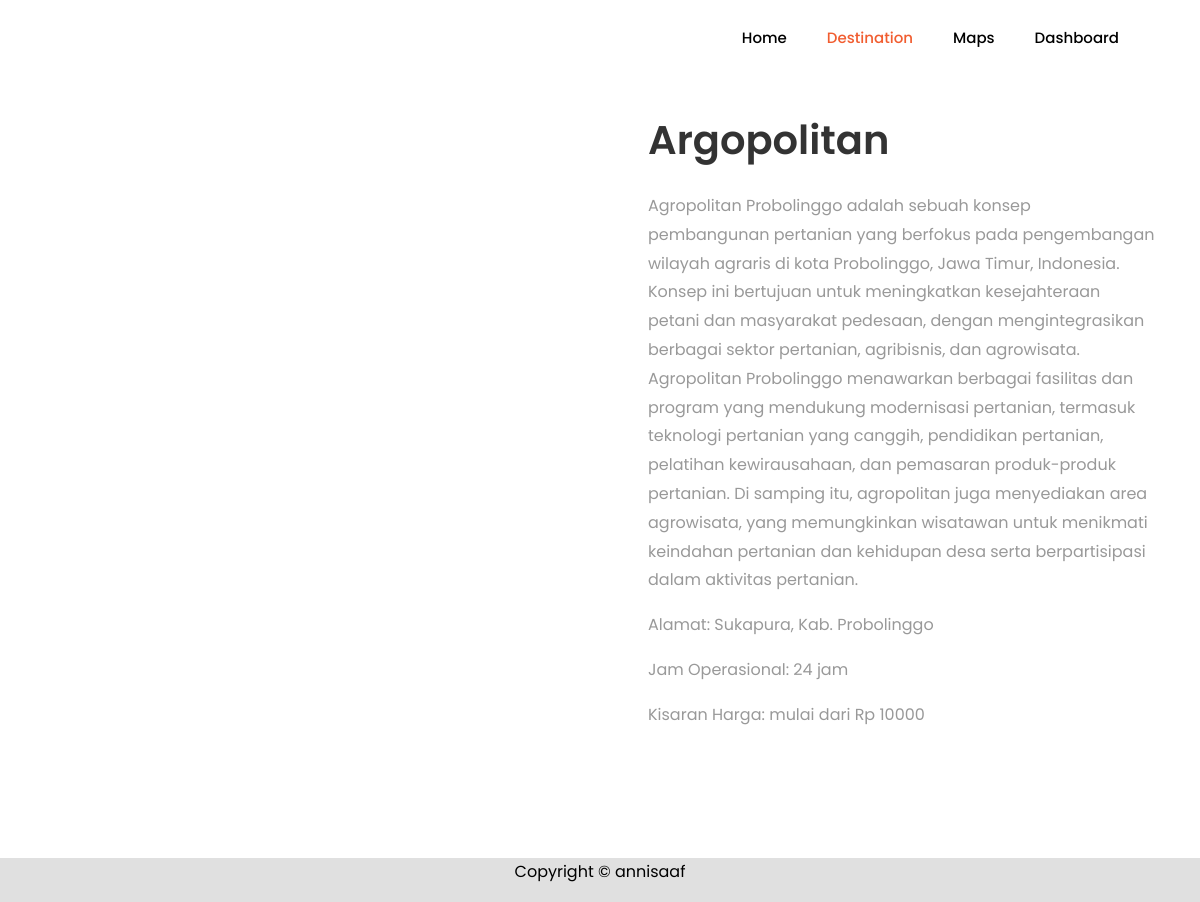
/tugas_akhir/konten/LK00011.php, run on the app's committed database.
### tables this page shows
CREATE TABLE `tb_konten` (
  `id_konten` varchar(255) NOT NULL,
  `id` varchar(255) NOT NULL,
  `deskripsi` longtext NOT NULL,
  `gambar_1` varchar(255) NOT NULL,
  `gambar_2` varchar(255) NOT NULL,
  `gambar_3` varchar(255) NOT NULL,
  `gambar_4` varchar(255) NOT NULL
);

CREATE TABLE `tb_lokasi` (
  `id` varchar(11) NOT NULL,
  `nama` varchar(255) NOT NULL,
  `gambar` varchar(255) NOT NULL,
  `kategori` varchar(255) NOT NULL,
  `lokasi` varchar(999) NOT NULL,
  `rate` varchar(100) NOT NULL,
  `kisaran_harga` varchar(100) NOT NULL,
  `jam_buka` varchar(255) NOT NULL,
  `latitude` varchar(255) NOT NULL,
  `longitude` varchar(255) NOT NULL,
  `redirect_link` varchar(255) NOT NULL
);

### tugas_akhir/konten/LK00011.php (the view, shortened to what this page needs)
<!DOCTYPE html>
<html lang="en">
<head>
	<link rel="stylesheet" href="https://stackpath.bootstrapcdn.com/font-awesome/4.7.0/css/font-awesome.min.css">
	<link rel="stylesheet" href="../css/animate.css">
	<link rel="stylesheet" href="../css/owl.carousel.min.css">
	<link rel="stylesheet" href="../css/owl.theme.default.min.css">
	<link rel="stylesheet" href="../css/magnific-popup.css">
	<link rel="stylesheet" href="../css/bootstrap-datepicker.css">
	<link rel="stylesheet" href="../css/jquery.timepicker.css">
	<link rel="stylesheet" href="../css/flaticon.css">
	<link rel="stylesheet" href="../css/style.css">
</head>
<body>
	<nav class="navbar navbar-expand-lg navbar-dark ftco_navbar bg-dark ftco-navbar-light" id="ftco-navbar">
		<div class="container">
			<div class="collapse navbar-collapse" id="ftco-nav">
				<ul class="navbar-nav ml-auto">
					<li class="nav-item"><a href="/tugas_akhir/index.php" class="nav-link" style="color:black;">Home</a></li>
					<li class="nav-item active"><a href="/tugas_akhir/destination.php" class="nav-link">Destination</a></li>
					<li class="nav-item"><a href="/tugas_akhir/mappings.php" class="nav-link" style="color:black;">Maps</a></li>
					<li class="nav-item"><a href="/tugas_akhir/dashboard-t/aplikasi/admin/dashboard.php" class="nav-link" style="color:black;">Dashboard</a></li>
				</ul>
			</div>
		</div>
	</nav>
    <?php
	include "../koneksi.php";
		$query =  mysqli_query($koneksi, 'SELECT * FROM tb_konten b INNER JOIN tb_lokasi j ON b.id = j.id WHERE b.id = "LK00011"');
		while ($d = mysqli_fetch_assoc($query)) {
	?>
		<section class="ftco-section services-section">
			<div class="container">
				<div class="row d-flex">
					<div class="col-md-6 order-md-last heading-section pl-md-5 ftco-animate d-flex align-items-center">
						<div class="w-100">
							<h2 class="mb-4"><?php echo $d['nama']?></h2>
							<p><?php echo $d['deskripsi']?></p>
							<p>Alamat: <?php echo $d['lokasi']?></p2>
                            <p>Jam Operasional: <?php echo $d['jam_buka']?></p2>
                            <p>Kisaran Harga: mulai dari Rp <?php echo $d['kisaran_harga']?></p2>
						</div>
					</div>
					<div class="col-md-6">
							<?php } ?>
					</div>
				</div>
			</div>
		</section>
<footer class="" style="background-color: #E0E0E0;">
	<div class="row">
		<div class="col-md-12 text-center" style="color:black">
			<p>Copyright &copy; annisaaf</a></p>
		</div>
	</div>
</footer>
</body>
</html>

### data on the page
tb_konten: id.nama "Argopolitan", deskripsi "Agropolitan Probolinggo adalah sebuah konsep pembangunan pertanian yang berfokus pada pengembangan wilayah agraris di kota Probolinggo, Jawa Timur, Indonesia. Konsep ini bertujuan untuk meningkatkan kesejahteraan petani dan masyarakat pedesaan, dengan mengintegrasikan berbagai sektor pertanian, agribisnis, dan agrowisata. Agropolitan Probolinggo menawarkan berbagai fasilitas dan program yang mendukung modernisasi pertanian, termasuk teknologi pertanian yang canggih, pendidikan pertanian, pelatihan kewirausahaan, dan pemasaran produk-produk pertanian. Di samping itu, agropolitan juga menyediakan area agrowisata, yang memungkinkan wisatawan untuk menikmati keindahan pertanian dan kehidupan…", id.lokasi "Sukapura, Kab. Probolinggo", id.jam_buka "24 jam", id.kisaran_harga "10000"
